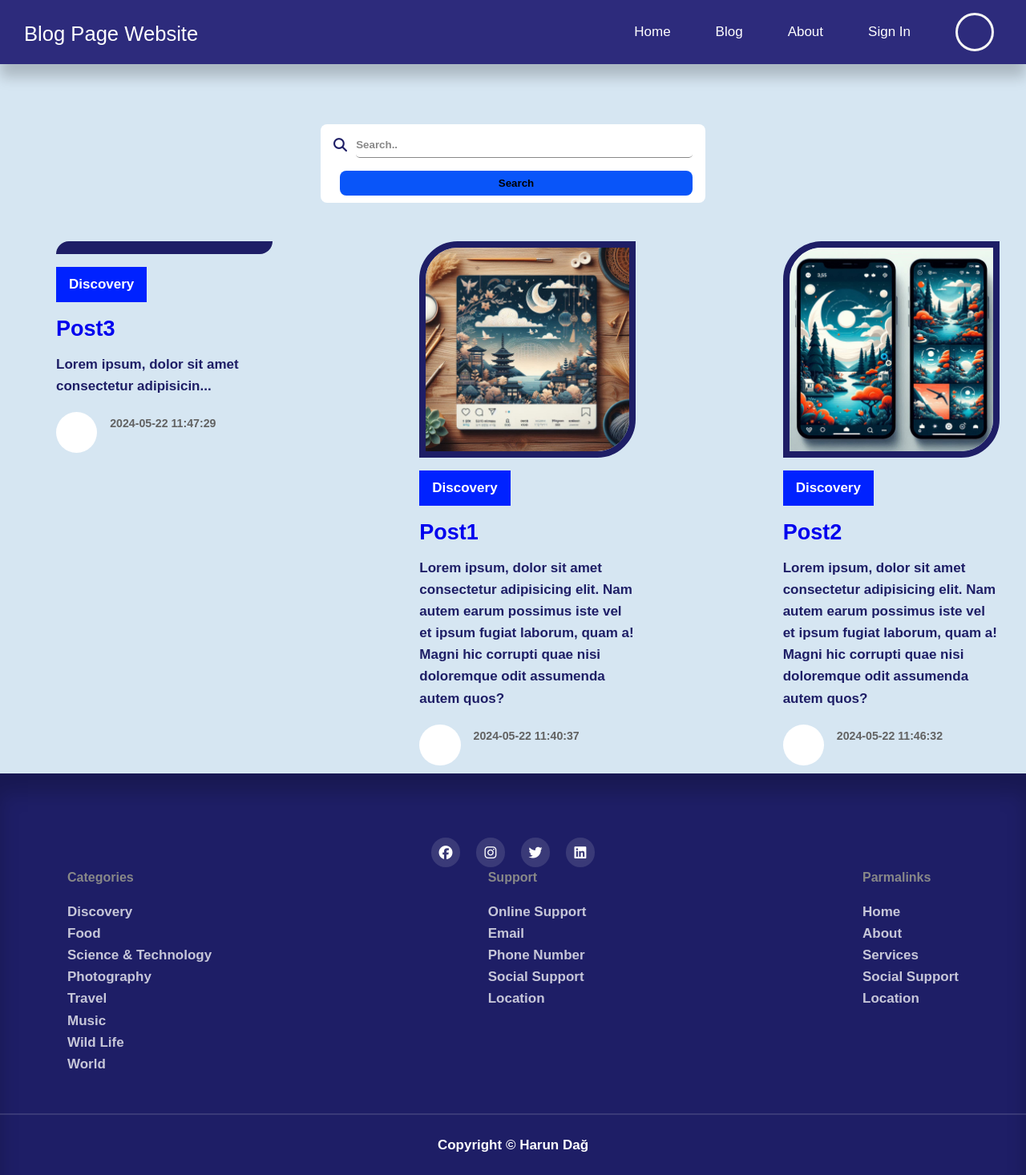
Screenshot of /blog.php with the database file from the repository.
### tables this page shows
CREATE TABLE `posts` (
  `id` int(11) NOT NULL,
  `title` varchar(255) NOT NULL,
  `category` enum('Discovery','Food','Science & Technology','Photography','Travel','Music','Sports','World','Wild Life','Now') NOT NULL,
  `is_featured` tinyint(1) DEFAULT 0,
  `image` varchar(255) DEFAULT NULL,
  `comment` text DEFAULT NULL,
  `created_at` timestamp NOT NULL DEFAULT current_timestamp()
);

### blog.php (the view, shortened to what this page needs)
<!DOCTYPE html>
<html lang="en">
<head>
    <link rel="stylesheet" href="css/style.css">
    <link rel="stylesheet" href="https://cdnjs.cloudflare.com/ajax/libs/font-awesome/6.5.1/css/all.min.css">
</head>
<body>
    <?php
  include("includes/navbar.php");
  ?>
<section class="search-bar">
    <form class="container search-container" method="GET" action="search.php">
        <div>
            <i class="fa fa-search"></i>
            <input type="search" name="query" placeholder="Search..">
        </div>
        <button class="btn1 " type="submit">Search</button>
    </form>
</section>
  <section class="post-container">
        <?php
        include("includes/baglan.php");
        $sql = "SELECT * FROM posts ORDER BY is_featured DESC, id DESC";
        $result = $conn->query($sql);
        if ($result->num_rows > 0) {
            while ($row = $result->fetch_assoc()) {
                echo "<article class='post-item'>";
                echo "<div class='post-thumb'><img src='" . $row['image'] . "' alt=''></div>";
                echo "<div class='post-info'>";
                echo "<a href='category-post.php' class='category-btn'>" . $row['category'] . "</a>";
                echo "<h3 class='post-title'><a href='post.php'>" . $row['title'] . "</a></h3>";
                echo "<p class='post-body'>" . $row['comment'] . "</p>";
                echo "<div class='post-profile'>";
                echo "<div class='post-profile-img'><img src='Assets/img/portrait-white-man-isolated.jpg' alt=''></div>";
                echo "<div class='post-profile-info'>";
                echo "<small>" . $row['created_at'] . "</small>";
                echo "</div></div></div></article>";
            }
        } else {
            echo "0 results";
        }
        ?>
    </section>
    <?php
include("includes/footer.php");
    ?>
</body>
</html>

### includes/navbar.php (shortened to what this page needs)
<nav>
    <div class="nav-container">
        <a href="../index.php" class="logo">
            <h3 class="bas">Blog Page Website</h3>
        </a>
        <ul class="nav-link">
            <li><a href="../index.php">Home</a></li>
            <li><a href="../blog.php">Blog</a></li>
            <li><a href="../about.php">About</a></li>
            <?php
            if (isset($_SESSION['userId'])) { ?>
                <li>
                    <a href="#">Hoşgeldiniz, <?php echo htmlspecialchars($_SESSION['userNm']); ?></a>
                </li>
                <li>
                    <a class="dash" href="../admin/dashboard.php">Dashboard</a>
                </li>
                <li>
                    <a class="log" href="../admin/logout.php">Log Out</a>
                </li>
            <?php } else { ?>
                <li>
                    <a class="" href="../sing-in.php">Sign In</a>
                </li>
            <?php } ?>
            <li>
                <div class="nav-profile">
                    <div class="profile-img">
                    </div>
                </div>
            </li>
        </ul>
    </div>
</nav>

### includes/footer.php
   <footer>
    <div class="footer-social">
        <a href=""><i class="fab fa-facebook"></i></a>
        <a href=""><i class="fab fa-instagram"></i></a>
        <a href=""><i class="fab fa-twitter"></i></a>
        <a href=""><i class="fab fa-linkedin"></i></a>
    </div>
    <div class="container footer-container">
        <article>
            <h4>Categories</h4>
            <ul>
                <li><a href="">Discovery</a></li>
                <li><a href="">Food</a></li>
                <li><a href="">Science & Technology</a></li>
                <li><a href="">Photography</a></li>
                <li><a href="">Travel</a></li>
                <li><a href="">Music</a></li>
                <li><a href="">Wild Life</a></li>
                <li><a href="">World</a></li>
            </ul>
        </article>
        <article>
            <h4>Support</h4>
            <ul>
                <li><a href="">Online Support</a></li>
                <li><a href="">Email</a></li>
                <li><a href="">Phone Number</a></li>
                <li><a href="">Social Support</a></li>
                <li><a href="">Location</a></li>
            </ul>
        </article>
        <article>
            <h4>Parmalinks</h4>
            <ul>
                <li><a href="">Home</a></li>
                <li><a href="">About </a></li>
                <li><a href="">Services</a></li>
                <li><a href="">Social Support</a></li>
                <li><a href="">Location</a></li>
            </ul>
        </article>
    </div>
    <div class="footer-copy">
        Copyright &copy; Harun Dağ
    </div>
</footer>

### rows the page displays
posts: category "Discovery", title "Post3", comment "Lorem ipsum, dolor sit amet consectetur adipisicin...", created_at "2024-05-22 11:47:29"
posts: image (picture), category "Discovery", title "Post1", comment "Lorem ipsum, dolor sit amet consectetur adipisicing elit. Nam autem earum possimus iste vel et ipsum fugiat laborum, quam a! Magni hic corrupti quae nisi doloremque odit assumenda autem quos?", created_at "2024-05-22 11:40:37"
posts: image (picture), category "Discovery", title "Post2", comment "Lorem ipsum, dolor sit amet consectetur adipisicing elit. Nam autem earum possimus iste vel et ipsum fugiat laborum, quam a! Magni hic corrupti quae nisi doloremque odit assumenda autem quos?", created_at "2024-05-22 11:46:32"
